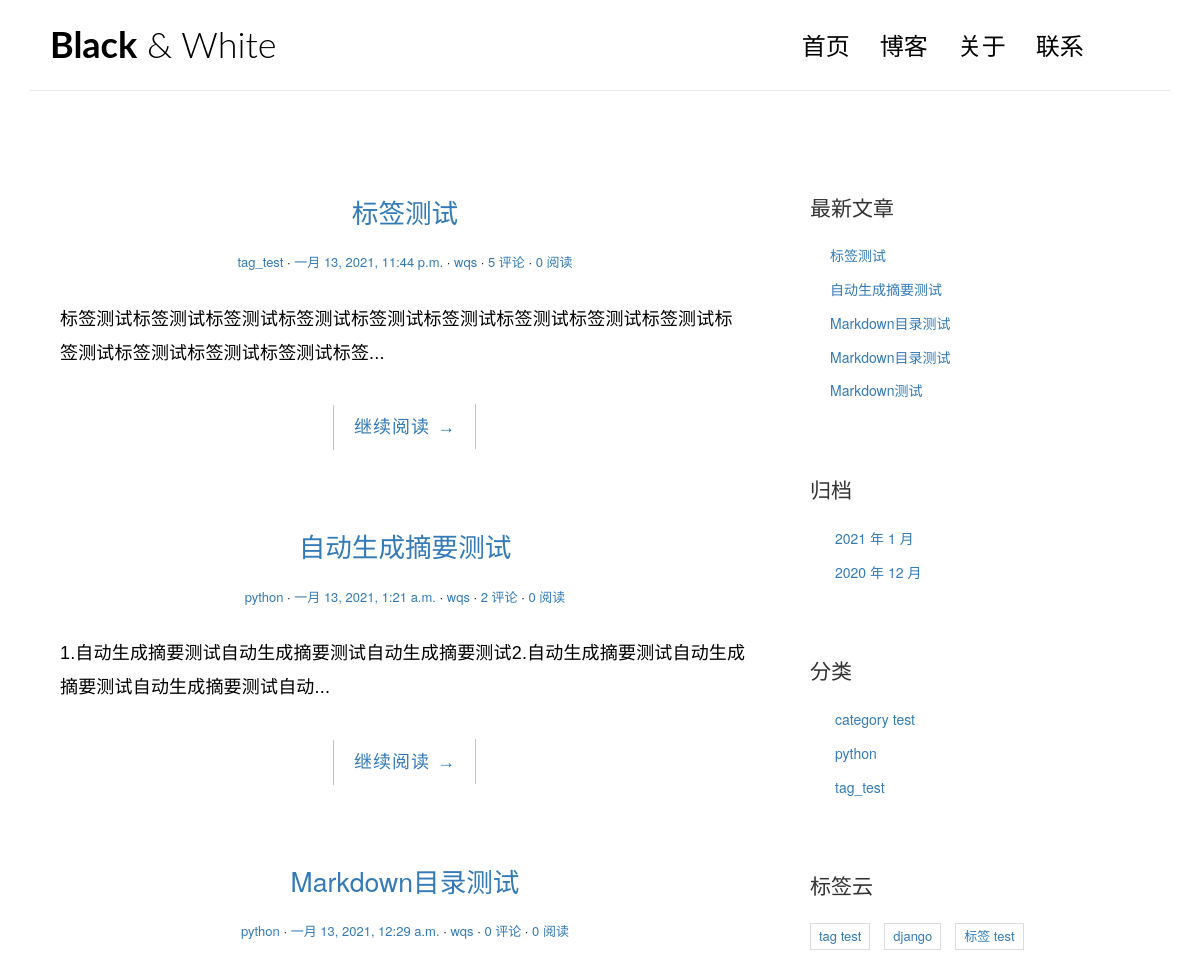
The app's page / (upper part), older data.
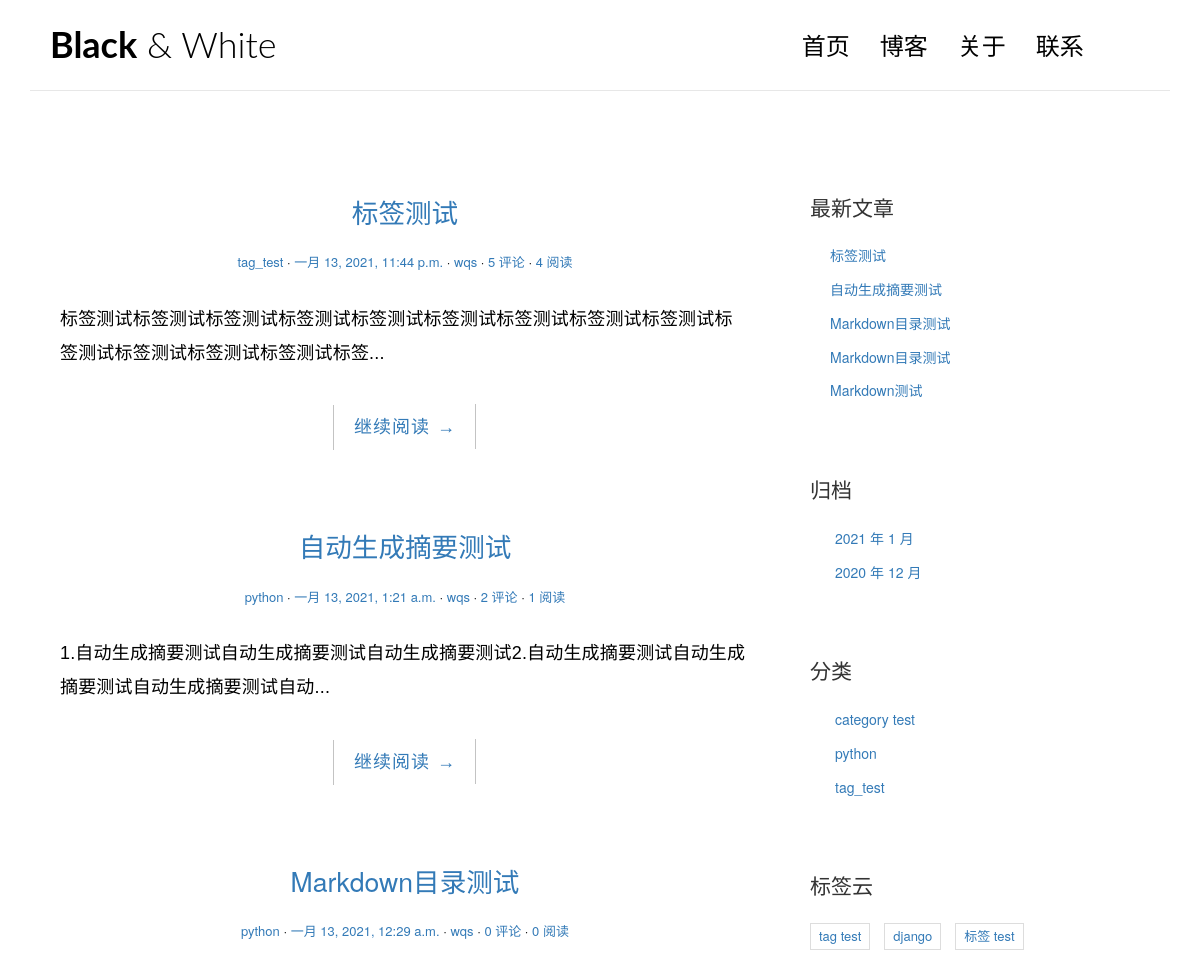
The same page, newer data.
### blog/models.py (models this page shows, shortened)
class Post(models.Model):
    title = models.CharField("标题", max_length=70)
    body = models.TextField("正文")
    created_time = models.DateTimeField("创建时间", default=timezone.now)
    modified_time = models.DateTimeField("修改时间")
    excerpt = models.CharField("摘要", max_length=200, blank=True)
    category = models.ForeignKey(Category, verbose_name="分类", on_delete=models.CASCADE)
    tags = models.ManyToManyField(Tag, verbose_name="标签", blank=True)
    author = models.ForeignKey(User, verbose_name="作者", on_delete=models.CASCADE)
    views = models.PositiveIntegerField(default=0, editable=False)
    class Meta:
        verbose_name = "文章"
        verbose_name_plural = verbose_name
        ordering = ["-created_time"]
    def get_absolute_url(self):
        return reverse('blog:detail', kwargs={'pk':self.pk})

class Category(models.Model):
    name = models.CharField("分类名", max_length=100)
    class Meta:
        verbose_name = "分类"
        verbose_name_plural = verbose_name

### blog/views.py (the view)
# urls.py: path('', views.IndexView.as_view(), name='index'),
class IndexView(ListView):
    model = Post
    template_name = 'blog/index.html'
    context_object_name = 'post_list'

### blog/templatetags/blog_extras.py (called while the page is built)
@register.inclusion_tag('blog/inclusions/_recent_posts.html', takes_context=True)
def show_recent_posts(context, num=5):
    return {
        'recent_post_list': Post.objects.all()[:num],
    }

@register.inclusion_tag('blog/inclusions/_archives.html', takes_context=True)
def show_archives(context):
    return {
        'date_list': Post.objects.dates('created_time', 'month', order='DESC'),
    }

@register.inclusion_tag('blog/inclusions/_categories.html', takes_context=True)
def show_categories(context):
    return {
        'category_list': Category.objects.all(),
    }

@register.inclusion_tag('blog/inclusions/_tags.html', takes_context=True)
def show_tags(context):
    return {
        'tag_list': Tag.objects.all(),
    }

### templates/blog/index.html (shortened to what this page needs)
{% extends 'base.html' %}
{% block main %}
{% for post in post_list %}
    <article class="post post-{{ post.pk }}"
        <header class="entry-header">
            <h1 class="entry-title">
                <a href="{{ post.get_absolute_url }}">{{ post.title }}</a>
            </h1>
            <div class="entry-meta">
                <span class="post-category"><a href="{% url 'blog:category' post.category.pk %}">{{ post.category.name }}</a></span>
                <span class="post-date"><a href="#"><time class="entry-date"
                    datetime="2012-11-09T23:15:57+00:00">{{ post.created_time }}</time></a></span>
                <span class="post-author"><a href="#">{{ post.author }}</a></span>
                <span class="comments-link"><a href="{{ post.get_absolute_url }}#comment-area">{{ post.comment_set.count }} 评论</a></span>
                <span class="views-count"><a href="{{ post.get_absolute_url }}">{{ post.views }} 阅读</a></span>
            </div>
        <div class="entry-content clearfix">
            <p>{{ post.excerpt }}...</p>
            <div class="read-more cl-effect-14">
                <a href="{{ post.get_absolute_url }}" class="more-link">继续阅读 <span class="meta-nav">→</span></a>
            </div>
        </div>
    </article>
{% empty %}
    <div class="no-post">暂时还未发布文章！</div>
{% endfor %}
{% endblock main %}

### templates/blog/inclusions/_recent_posts.html
<div class="widget widget-recent-posts">
  <h3 class="widget-title">最新文章</h3>
  <ul>
    {% for post in recent_post_list %}
      <li>
        <a href="{{ post.get_absolute_url }}">{{ post.title }}</a>
      </li>
    {% empty %}
      暂无文章！
    {% endfor %}
  </ul>
</div>

Row changes from the older to the newer data that the page shows:
changed Post "标签测试": views "0" → "4"
changed Post "自动生成摘要测试": views "0" → "1"
